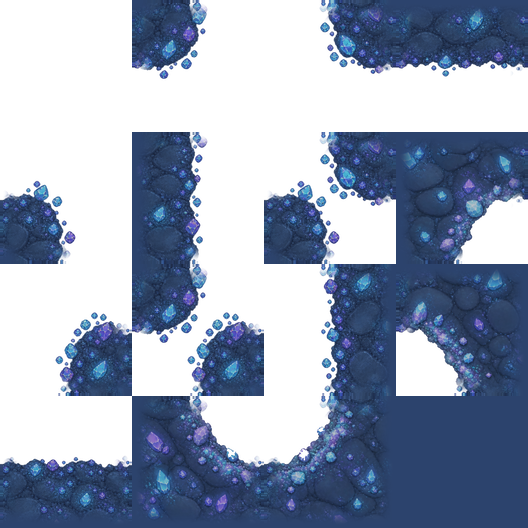
#> input picture godot/asset/MAPS/terrain-edges/crystal-floor-edges.png, 528 x 528 px
$ python build-water-bank.py
#> lines starting #> are read from the running program, lines starting #| are printed output that depends on the picture
#!/usr/bin/env python3
"""Builds the deep-water bank: its 16 shore shapes and its earth strip (docs/godot/specs/water.md §11).

The owner, 2026-10-31: an edge on the water where it meets the ground, on the top and the sides,
"at least on deep water", the art belonging to the water. The shoreline water fill
(terrain_edge_water.gdshader, drawn by TerrainEdges under every ground's edge tiles) draws the
bank from these two images; this tool does not run in the game.

Inputs:
  asset/Originals/water/generated/bank-earth-a.png
      Magnific GPT 2.5: three straight horizontal strips of an earthen pond bank seen from the
      front, each running edge to edge, on transparency. (bank-earth-b.png beside it is the
      other take from the same prompt, plainer orange earth without roots; unused.)
  godot/asset/MAPS/terrain-edges/<ground>-edges.png
      Every ground's edge tiles: the bank's land shape must stay inside each of them, so the
      grass (sand, snow ...) always covers the bank's top.

Outputs (derived; re-run the tool instead of editing them), in godot/asset/MAPS/water/:
  water-bank-shapes.png
      16 dual-grid tiles in the edge sheets' layout (index TL + 2*TR + 4*BL + 8*BR, 1 = that
      corner's cell is land, at (index % 4, index // 4); 128 px tiles, 2 px gutters, 528 px). Per
      pixel: r = rho / 2, how far down the bank face the pixel lies (0 on the land, 1 at the
      waterline, measured with the shape K: HEIGHT units straight down from land, SIDE units
      sideways, nothing up), g = 0.5 + 0.5 * the face's sideness * its way (0 a side wall with the
      land on its left, 0.5 a front wall, 1 a side wall with the land on its right), b = 1 where
      the bank is near (the water surface's own shore foam fades out there), a = 1.
  water-bank-earth.png
      The earth strip, periodic along its width, 2 px a unit: its height is the bank's face
      (HEIGHT units) plus a tenth under the waterline, where the art's damp foot fades out.

Checks, before writing anything (it stops on a failure): the bank's face and side walls must end
inside a tile (a tile knows only its own four cells, so a bank reaching past the tile's edge would
be cut off there: --height and --side stay under 27 units), and the land shape must stay
inside every ground's edge art. Re-run with --check after re-baking any ground's edge tiles.

Usage: python scripts/art/build-water-bank.py [--height 24] [--side 11] [--preview DIR] [--check]
"""
from __future__ import annotations

import argparse
from pathlib import Path

import numpy as np
from PIL import Image

ROOT = Path(__file__).resolve().parents[2]
SOURCE = ROOT / "asset/Originals/water/generated/bank-earth-a.png"
EDGES = ROOT / "godot/asset/MAPS/terrain-edges"
OUT = ROOT / "godot/asset/MAPS/water"

TILE = 128            # px per dual-grid tile (one 64-unit cell)
GUTTER = 2            # as the edge sheets: atlas margins 2, separation 4
PX = 2.0              # art px per world unit
PAD = 96              # px of the corner's cells carried on around a tile
P = 2.5               # the shape K's superellipse exponent (as the cliffs' side walls)
LAND_BLUR = 18        # px: two box blurs round the land's corners ...
LAND_LEVEL = 0.72     # ... and this level of the blur insets its straight edges by about 4 units
NEAR = 36.0           # units: the reach (down and sideways) where the surface's shore foam fades
FOOT = 0.1            # the strip carries this much of the face again under the waterline
JOIN = 28             # px: crossfade between the strip's three bands
VISIBLE = 1.35        # rho past which terrain_edge_water.gdshader draws nothing: its foam's reach
                      # (v 1.24) where the waterline's wobble lowers the face (by up to 9%)
OUTSIDE_MAX = 0.01    # the share of the land shape allowed outside a ground's edge art


def box_blur(a: np.ndarray, r: int) -> np.ndarray:
    out = a
    for axis in (0, 1):
        pad = [(0, 0), (0, 0)]
        pad[axis] = (r + 1, r)
        p = np.pad(out, pad, mode="edge")
        c = np.cumsum(p, axis=axis)
        n = 2 * r + 1
        out = (c[n:, :] - c[:-n, :]) / n if axis == 0 else (c[:, n:] - c[:, :-n]) / n
    return out


def land_cells(index: int) -> np.ndarray:
    """The four cells around the corner, carried on PAD px past the tile: True = land."""
    size = TILE + 2 * PAD
    half = PAD + TILE // 2
    out = np.zeros((size, size), dtype=bool)
    out[:half, :half] = bool(index & 1)
    out[:half, half:] = bool(index & 2)
    out[half:, :half] = bool(index & 4)
    out[half:, half:] = bool(index & 8)
    return out


def land_shape(index: int) -> np.ndarray:
    """The land as the bank sees it: the cells, corners rounded, straight edges inset."""
    blurred = box_blur(box_blur(land_cells(index).astype(np.float32), LAND_BLUR), LAND_BLUR)
    return blurred >= LAND_LEVEL


def extrude(land: np.ndarray, down: float, side: float) -> tuple[np.ndarray, np.ndarray]:
    """rho (the K-norm to the nearest land up or sideways: K is `down` px straight down, `side`
    px sideways, nothing up) and the signed sideness of that nearest offset, per pixel."""
    h, w = land.shape
    # straight distance up to land per column (0 on land)
    up = np.full((h, w), 1e6, dtype=np.float32)
    run = np.full(w, 1e6, dtype=np.float32)
    for y in range(h):
        run = np.where(land[y], 0.0, run + 1.0)
        up[y] = run
    rho = np.full((h, w), 9.0, dtype=np.float32)
    signed = np.zeros((h, w), dtype=np.float32)
    reach = int(np.ceil(side * 2.0))
    for dx in range(-reach, reach + 1):
        # land at p - (dx, dy): the column dx to the left
        col = np.full((h, w), 1e6, dtype=np.float32)
        if dx >= 0:
            col[:, dx:] = up[:, :w - dx]
        else:
            col[:, :dx] = up[:, -dx:]
        a = abs(dx) / side
        k = (a ** P + (col / down) ** P) ** (1.0 / P)
        better = k < rho
        rho = np.where(better, k, rho)
        b = col / down
        sideness = np.where(a + b > 0, a / np.maximum(a + b, 1e-6), 0.0)
        # dx > 0: the land lies to the left (its east face, in shade)
        signed = np.where(better, sideness * (-1.0 if dx > 0 else 1.0 if dx < 0 else 0.0), signed)
    return rho, signed


def shapes(height: float, side: float) -> dict[int, np.ndarray]:
    tiles = {}
    for index in range(16):
        land = land_shape(index)
        rho, signed = extrude(land, height * PX, side * PX)
        near, _ = extrude(land, NEAR * PX, NEAR * PX)
        crop = (slice(PAD, PAD + TILE), slice(PAD, PAD + TILE))
        tile = np.zeros((TILE, TILE, 4), dtype=np.float32)
        tile[..., 0] = np.clip(rho[crop] / 2.0, 0.0, 1.0)
        tile[..., 1] = 0.5 + 0.5 * signed[crop]
        tile[..., 2] = 1.0 - np.clip((near[crop] - 0.55) / 0.45, 0.0, 1.0)
        tile[..., 3] = 1.0
        tiles[index] = tile
    return tiles


def check_reach(height: float, side: float) -> None:
    """The face (straight down) and the side walls (sideways) must end inside the tile: the tile
    past its edge knows nothing of this land and draws no bank, so the bank would be cut off."""
    land = land_shape(3)[PAD:PAD + TILE, PAD:PAD + TILE]   # land on top: its edge, inset
    room = TILE - (int(np.where(land[:, TILE // 2])[0].max()) + 1)   # the same sideways
    for name, size in (("--height", height), ("--side", side)):
        if VISIBLE * size * PX > room:
            raise SystemExit(f"{name} {size:g}: the bank would reach {VISIBLE * size:.1f} units past the land's edge, "
                             f"past the tile's edge {room / PX:.1f} units away; at most {room / PX / VISIBLE:.1f}")
    print(f"bank reach: face {VISIBLE * height:.1f}, side walls {VISIBLE * side:.1f} of {room / PX:.1f} units")


def check_against_edges() -> None:
    """How much of the bank's land shape lies outside each ground's edge art (where water
    would show between the grass and the bank's top); stops past OUTSIDE_MAX."""
    sheets = sorted(p for p in EDGES.glob("*-edges.png"))
    worst = 0.0
    for index in range(1, 15):
        land = land_shape(index)[PAD:PAD + TILE, PAD:PAD + TILE]
        col, row = index % 4, index // 4
        x0 = GUTTER + col * (TILE + 2 * GUTTER)
        y0 = GUTTER + row * (TILE + 2 * GUTTER)
        for sheet in sheets:
            alpha = np.asarray(Image.open(sheet).convert("RGBA"))[y0:y0 + TILE, x0:x0 + TILE, 3] / 255.0
            outside = (land & (alpha < 0.5)).sum() / max(land.sum(), 1)
            worst = max(worst, outside)
            if outside > OUTSIDE_MAX:
                print(f"  index {index:2d} {sheet.name}: {outside * 100:.1f}% of the land shape is outside the art")
    print(f"land shape outside the edge art: worst {worst * 100:.2f}%")
    if worst > OUTSIDE_MAX:
        raise SystemExit(f"the land shape leaves the edge art by more than {OUTSIDE_MAX * 100:g}%: "
                         "water would show between the ground and the bank (raise LAND_LEVEL or fix that art)")


def sheet_of(tiles: dict[int, np.ndarray]) -> np.ndarray:
    step = TILE + 2 * GUTTER
    out = np.zeros((4 * step, 4 * step, 4), dtype=np.float32)
    for index, tile in tiles.items():
        col, row = index % 4, index // 4
        out[row * step:(row + 1) * step, col * step:(col + 1) * step] = np.pad(
            tile, ((GUTTER, GUTTER), (GUTTER, GUTTER), (0, 0)), mode="edge")
    return out


def bands(source: Path) -> list[tuple[int, int, int]]:
    """(top, waterline, bottom) rows of each strip: alpha 0.5 at the top and the waterline."""
    alpha = np.asarray(Image.open(source).convert("RGBA"))[..., 3].mean(axis=1) / 255.0
    rows = np.where(alpha > 0.5)[0]
    runs, start, last = [], rows[0], rows[0]
    for r in rows[1:]:
        if r != last + 1:
            runs.append((start, last))
            start = r
        last = r
    runs.append((start, last))
    return [(int(a), int(b), int(b + (b - a) * FOOT)) for a, b in runs if b - a > 40]


def strip(height: float) -> np.ndarray:
    """The three bands at the face's height, joined end to end and wrapped round (periodic)."""
    image = Image.open(SOURCE).convert("RGBA")
    face = int(round(height * PX))
    rows = int(round(face * (1.0 + FOOT)))
    pieces = []
    for top, line, bottom in bands(SOURCE):
        band = image.crop((0, top, image.width, bottom + 1))
        width = int(round(image.width * face / (line - top)))
        band = np.asarray(band.resize((width, rows), Image.LANCZOS)).astype(np.float32) / 255.0
        # the top lies under the land's edge: opaque
        band[: rows // 3, :, 3] = 1.0
        pieces.append(band)
    # end to end, each join a crossfade of JOIN px; the last band fades into the first
    out = pieces[0]
    for piece in pieces[1:] + [pieces[0][:, :JOIN]]:
        ramp = np.linspace(0.0, 1.0, JOIN)[None, :, None]
        joined = out[:, -JOIN:] * (1.0 - ramp) + piece[:, :JOIN] * ramp
        out = np.concatenate([out[:, :-JOIN], joined, piece[:, JOIN:]], axis=1)
    # the first JOIN px now live at the end (faded into); drop them at the start
    return out[:, JOIN:]


def save(rgba: np.ndarray, path: Path) -> None:
    Image.fromarray(np.clip(rgba * 255.0 + 0.5, 0, 255).astype(np.uint8), "RGBA").save(path, optimize=True)
    print("wrote", path.relative_to(ROOT))


def main() -> None:
    parser = argparse.ArgumentParser(description=__doc__, formatter_class=argparse.RawDescriptionHelpFormatter)
    parser.add_argument("--height", type=float, default=24.0, help="the front face, units (default 24)")
    parser.add_argument("--side", type=float, default=11.0, help="the side walls' width, units (default 11)")
    parser.add_argument("--preview", type=Path, help="also write the shapes as pictures here")
    parser.add_argument("--check", action="store_true", help="only run the checks; write nothing")
    args = parser.parse_args()
    check_reach(args.height, args.side)
    check_against_edges()
#> in check_against_edges, `alpha = np.asarray(Image.open(sheet).convert("RGBA"))[y0:y0 + TILE, x0..`:
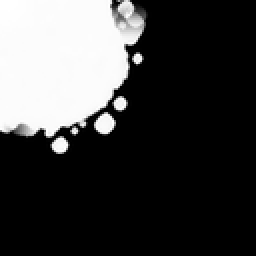
#> alpha: shape (128, 128) float64 (shown 2 times larger); min 0, max 1, mean 0.248
#> in check_against_edges, `outside = (land & (alpha < 0.5)).sum() / max(land.sum(), 1)`: outside = 0
#| land shape outside the edge art: worst 0.00%
    if args.check:
        return
    tiles = shapes(args.height, args.side)
#> after the loop in shapes, `for index in range(16):`: tiles = 16 items
#> tiles = 16 items
    save(sheet_of(tiles), OUT / "water-bank-shapes.png")
#> the loop in sheet_of, `for index, tile in tiles.items():` made 16 passes
#> (col, row) on passes 1 to 12: (0, 0), (1, 0), (2, 0), (3, 0), (0, 1), (1, 1), (2, 1), (3, 1), (0, 2), (1, 2), (2, 2), (3, 2)
#> after the loop in sheet_of, `for index, tile in tiles.items():`:
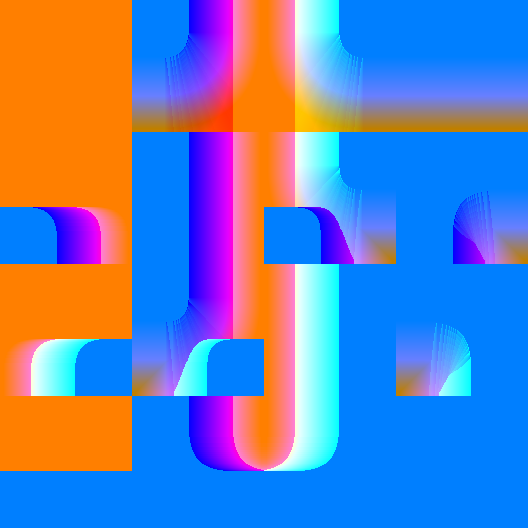
#> out: shape (528, 528, 4) float32; mean of channels 0, 1, 2, 3 0.409, 0.5, 0.725, 1; drawn as R, G, B
    save(strip(args.height), OUT / "water-bank-earth.png")
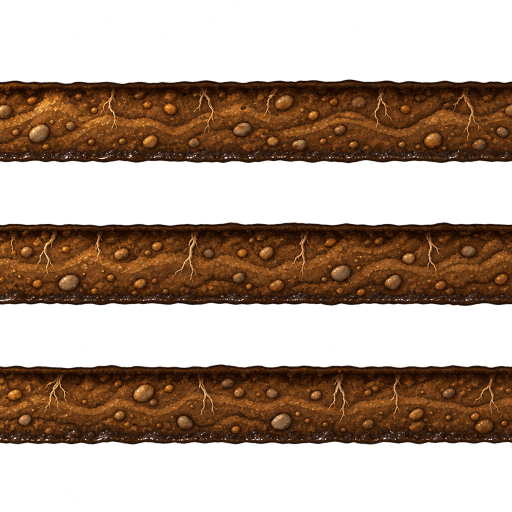
#> input picture asset/Originals/water/generated/bank-earth-a.png, 1024 x 1024 px (shown at 1/2 size)
#> in strip, image is the input picture: PIL image 1024x1024 RGBA; mean R, G, B, A 60.1, 31.9, 12.1, 116.1
#> in bands, `alpha = np.asarray(Image.open(source).convert("RGBA"))[..., 3].mean(ax..`: alpha = 1024 values, max 0.99 at index 489, min 0 at index 94, mean 0.455
#> in bands, `rows = np.where(alpha > 0.5)[0]`: rows = 471 values from 164 to 885
#> in bands, `runs, start, last = [], rows[0], rows[0]`: runs = []; start = 164
#> the loop in bands, `for r in rows[1:]:` made 470 passes
#> start on passes 159, 318: 449, 733
#> after the loop in bands, `for r in rows[1:]:`: runs = [(164, 322), (449, 607)]
#> in strip, `band = image.crop((0, top, image.width, bottom + 1))`:
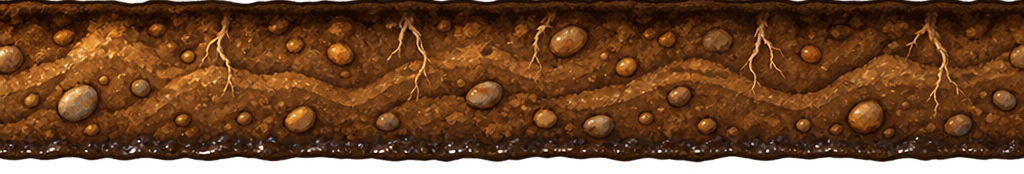
#> band: PIL image 1024x174 RGBA; mean R, G, B, A 89, 48.8, 18.9, 229.7; transparent parts drawn white
#> the loop in strip, `for piece in pieces[1:] + [pieces[0][:, :JOIN]]:` made 3 passes
#> pass 1, in strip, `joined = out[:, -JOIN:] * (1.0 - ramp) + piece[:, :JOIN] * ramp`:
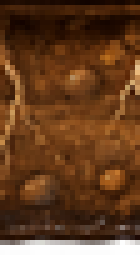
#> joined: shape (53, 28, 4) float64 (shown 5 times larger); mean R, G, B, A 0.328, 0.179, 0.0691, 0.905; transparent parts drawn white
#> pass 1, in strip, `out = np.concatenate([out[:, :-JOIN], joined, piece[:, JOIN:]], axis=1)`:
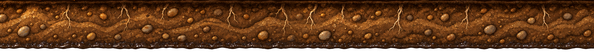
#> out: shape (53, 594, 4) float64; mean R, G, B, A 0.327, 0.178, 0.0677, 0.908; transparent parts drawn white
#> in strip, `return out[:, JOIN:]`:
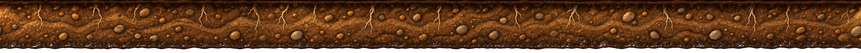
#> returned value: shape (53, 861, 4) float64; mean of channels 0, 1, 2, 3 0.32, 0.174, 0.0667, 0.907; transparent parts drawn white
    if args.preview:
        args.preview.mkdir(parents=True, exist_ok=True)
        sheet = sheet_of(tiles)
        rho = sheet[..., 0] * 2.0
        view = np.zeros(sheet.shape[:2] + (3,), dtype=np.float32)
        bank = (rho > 0) & (rho < 1)
        view[..., 0] = np.where(bank, 0.45 + 0.4 * (1 - rho), 0.1)
        view[..., 1] = np.where(rho <= 0, 0.5, np.where(bank, 0.3 * sheet[..., 1], 0.1))
        view[..., 2] = np.where(bank | (rho <= 0), 0.1, 0.25 + 0.5 * sheet[..., 2])
        Image.fromarray((view * 255).astype(np.uint8), "RGB").resize((1056, 1056), Image.NEAREST).save(args.preview / "water-bank-shapes.png")
        print("preview in", args.preview)


if __name__ == "__main__":
    main()
